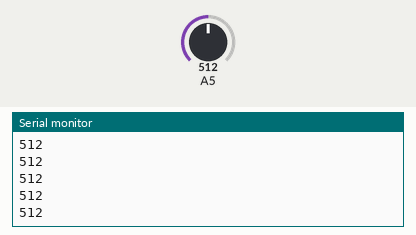
The sketch below on a simulated Arduino Uno, built with avr-gcc and run on an emulated ATmega328P. Shown: the last lines printed to the serial monitor. Inputs (shaded band) come from the test bench; at power-on: A5 = 512.

Above: at 1.2 s.
1.3 s: A5 set to 716
At 2.2 s:
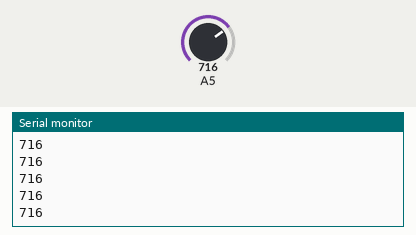
2.8 s: A5 set to 900
At 3.4 s:
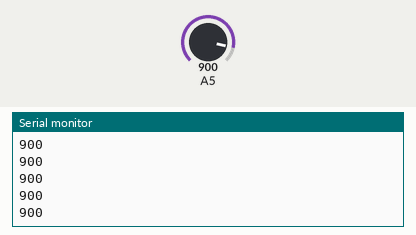
Timing chart, 0 to 5.8 s (numbered marks = the images above; inputs shaded):
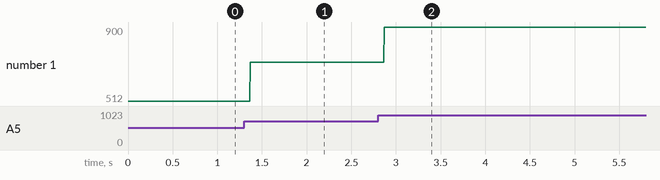

Measured:
- after the input at 1.3 s, the serial monitor: prints a new line after 0.07 s (image 1)
- after the input at 2.8 s, the serial monitor: prints a new line after 0.07 s (image 2)
- plotted number 1: 512 → 716 after the input at 1.3 s, 716 → 900 after the input at 2.8 s

The sketch:

sketch_may26a.ino
```cpp
void setup(){
  Serial.begin(9600);
//  pinMode(A5, INPUT);
}

void loop(){
  int sound = analogRead(A5);
  if(sound > 7){
    Serial.println(sound);
  }
}
```
